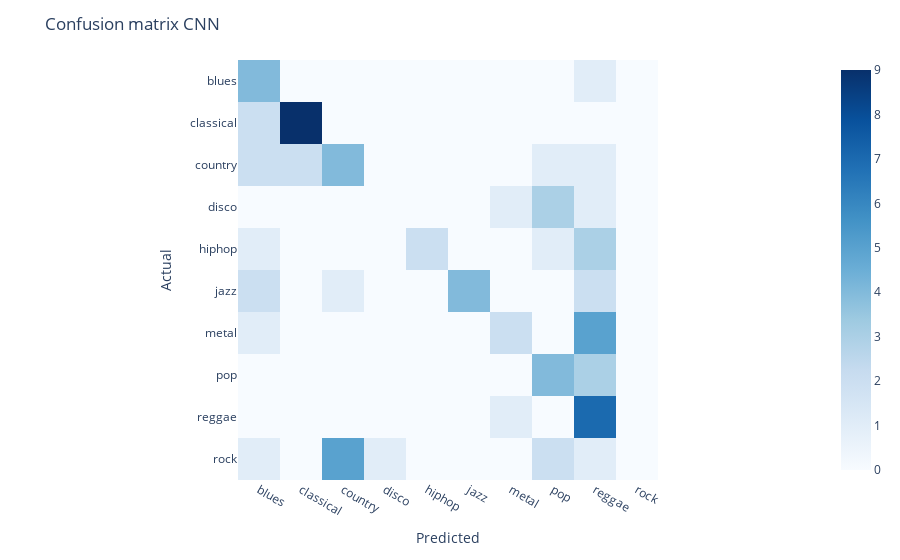

Source (notebook cell):
### Code cell
cnn_eval = evaluate(cnn_model, name="CNN", plot=True, reshape=[-1, 1, measurements, features])

### Figure 1 — Plotly figure (JSON) as saved in the notebook; plotly's stock layout.template omitted (floating-point values rounded to 4 significant figures)
{"data": [{"coloraxis": "coloraxis", "hovertemplate": "x: %{x}<br>y: %{y}<br>color: %{z}<extra></extra>", "name": "0", "type": "heatmap", "x": ["blues", "classical", "country", "disco", "hiphop", "jazz", "metal", "pop", "reggae", "rock"], "xaxis": "x", "y": ["blues", "classical", "country", "disco", "hiphop", "jazz", "metal", "pop", "reggae", "rock"], "yaxis": "y", "z": [[4, 0, 0, 0, 0, 0, 0, 0, 1, 0], [2, 9, 0, 0, 0, 0, 0, 0, 0, 0], [2, 2, 4, 0, 0, 0, 0, 1, 1, 0], [0, 0, 0, 0, 0, 0, 1, 3, 1, 0], [1, 0, 0, 0, 2, 0, 0, 1, 3, 0], [2, 0, 1, 0, 0, 4, 0, 0, 2, 0], [1, 0, 0, 0, 0, 0, 2, 0, 5, 0], [0, 0, 0, 0, 0, 0, 0, 4, 3, 0], [0, 0, 0, 0, 0, 0, 1, 0, 7, 0], [1, 0, 5, 1, 0, 0, 0, 2, 1, 0]]}], "layout": {"coloraxis": {"colorscale": [[0, "rgb(247,251,255)"], [0.125, "rgb(222,235,247)"], [0.25, "rgb(198,219,239)"], [0.375, "rgb(158,202,225)"], [0.5, "rgb(107,174,214)"], [0.625, "rgb(66,146,198)"], [0.75, "rgb(33,113,181)"], [0.875, "rgb(8,81,156)"], [1, "rgb(8,48,107)"]]}, "margin": {"t": 60}, "title": {"text": "Confusion matrix CNN"}, "xaxis": {"anchor": "y", "constrain": "domain", "domain": [0, 1], "scaleanchor": "y", "title": {"text": "Predicted"}}, "yaxis": {"anchor": "x", "autorange": "reversed", "constrain": "domain", "domain": [0, 1], "title": {"text": "Actual"}}}}
